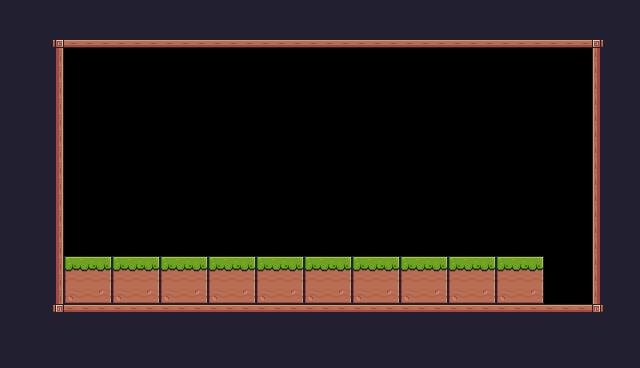

This is a level from a 2D game, rendered from its Tiled map with the project's own tilesets. A one-line summary and the complete map file follow:
An orthogonal 40x23 tile map with 16x16 px tiles, 1 tile layer (Tile Layer 1) and 1 object (Player).

<map version="1.10" tiledversion="1.10.2" orientation="orthogonal" renderorder="right-down" width="40" height="23" tilewidth="16" tileheight="16" infinite="0" nextlayerid="3" nextobjectid="13">
 <tileset firstgid="1" source="pixadv.tsx" />
 <layer id="1" name="Tile Layer 1" width="40" height="23">
  <data encoding="csv">
112,112,112,112,112,112,112,112,112,112,112,112,112,112,112,112,112,112,112,112,112,112,112,112,112,112,112,112,112,112,112,112,112,112,112,112,112,112,112,112,
112,112,112,112,112,112,112,112,112,112,112,112,112,112,112,112,112,112,112,112,112,112,112,112,112,112,112,112,112,112,112,112,112,112,112,112,112,112,112,112,
112,112,112,92,134,134,134,134,134,134,134,134,134,134,134,134,134,134,134,134,134,134,134,134,134,134,134,134,134,134,134,134,134,134,134,134,134,2147483740,112,112,
112,112,112,113,0,0,0,0,0,0,0,0,0,0,0,0,0,0,0,0,0,0,0,0,0,0,0,0,0,0,0,0,0,0,0,0,0,111,112,112,
112,112,112,113,0,0,0,0,0,0,0,0,0,0,0,0,0,0,0,0,0,0,0,0,0,0,0,0,0,0,0,0,0,0,0,0,0,111,112,112,
112,112,112,113,0,0,0,0,0,0,0,0,0,0,0,0,0,0,0,0,0,0,0,0,0,0,0,0,0,0,0,0,0,0,0,0,0,111,112,112,
112,112,112,113,0,0,0,0,0,0,0,0,0,0,0,0,0,0,0,0,0,0,0,0,0,0,0,0,0,0,0,0,0,0,0,0,0,111,112,112,
112,112,112,113,0,0,0,0,0,0,0,0,0,0,0,0,0,0,0,0,0,0,0,0,0,0,0,0,0,0,0,0,0,0,0,0,0,111,112,112,
112,112,112,113,0,0,0,0,0,0,0,0,0,0,0,0,0,0,0,0,0,0,0,0,0,0,0,0,0,0,0,0,0,0,0,0,0,111,112,112,
112,112,112,113,0,0,0,0,0,0,0,0,0,0,0,0,0,0,0,0,0,0,0,0,0,0,0,0,0,0,0,0,0,0,0,0,0,111,112,112,
112,112,112,113,0,0,0,0,0,0,0,0,0,0,0,0,0,0,0,0,0,0,0,0,0,0,0,0,0,0,0,0,0,0,0,0,0,111,112,112,
112,112,112,113,0,0,0,0,0,0,0,0,0,0,0,0,0,0,0,0,0,0,0,0,0,0,0,0,0,0,0,0,0,0,0,0,0,111,112,112,
112,112,112,113,0,0,0,0,0,0,0,0,0,0,0,0,0,0,0,0,0,0,0,0,0,0,0,0,0,0,0,0,0,0,0,0,0,111,112,112,
112,112,112,113,0,0,0,0,0,0,0,0,0,0,0,0,0,0,0,0,0,0,0,0,0,0,0,0,0,0,0,0,0,0,0,0,0,111,112,112,
112,112,112,113,0,0,0,0,0,0,0,0,0,0,0,0,0,0,0,0,0,0,0,0,0,0,0,0,0,0,0,0,0,0,0,0,0,111,112,112,
112,112,112,113,0,0,0,0,0,0,0,0,0,0,0,0,0,0,0,0,0,0,0,0,0,0,0,0,0,0,0,0,0,0,0,0,0,111,112,112,
112,112,112,113,7,8,9,7,8,9,7,8,9,7,8,9,7,8,9,7,8,9,7,8,9,7,8,9,7,8,9,7,8,9,0,0,0,111,112,112,
112,112,112,113,29,30,31,29,30,31,29,30,31,29,30,31,29,30,31,29,30,31,29,30,31,29,30,31,29,30,31,29,30,31,0,0,0,111,112,112,
112,112,112,113,51,52,53,51,52,53,51,52,53,51,52,53,51,52,53,51,52,53,51,52,53,51,52,53,51,52,53,51,52,53,0,0,0,111,112,112,
112,112,112,2147483763,90,90,90,90,90,90,90,90,90,90,90,90,90,90,90,90,90,90,90,90,90,90,90,90,90,90,90,90,90,90,90,90,90,115,112,112,
112,112,112,112,112,112,112,112,112,112,112,112,112,112,112,112,112,112,112,112,112,112,112,112,112,112,112,112,112,112,112,112,112,112,112,112,112,112,112,112,
112,112,112,112,112,112,112,112,112,112,112,112,112,112,112,112,112,112,112,112,112,112,112,112,112,112,112,112,112,112,112,112,112,112,112,112,112,112,112,112,
112,112,112,112,112,112,112,112,112,112,112,112,112,112,112,112,112,112,112,112,112,112,112,112,112,112,112,112,112,112,112,112,112,112,112,112,112,112,112,112
</data>
 </layer>
 <objectgroup id="2" name="SpawnPoints">
  <object id="12" name="Player" type="Player" x="71.3973" y="223.586" width="36.9512" height="35.0723" />
 </objectgroup>
</map>
